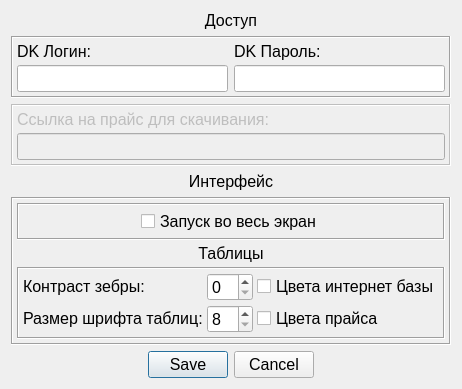
<?xml version="1.0" encoding="UTF-8"?>
<ui version="4.0">
 <class>settings_window</class>
 <widget class="QDialog" name="settings_window">
  <property name="geometry">
   <rect>
    <x>0</x>
    <y>0</y>
    <width>453</width>
    <height>387</height>
   </rect>
  </property>
  <property name="sizePolicy">
   <sizepolicy hsizetype="Fixed" vsizetype="Fixed">
    <horstretch>0</horstretch>
    <verstretch>0</verstretch>
   </sizepolicy>
  </property>
  <property name="font">
   <font>
    <pointsize>12</pointsize>
   </font>
  </property>
  <property name="windowTitle">
   <string>Настройки</string>
  </property>
  <property name="windowIcon">
   <iconset>
    <normaloff>start_test.ico</normaloff>start_test.ico</iconset>
  </property>
  <layout class="QVBoxLayout" name="verticalLayout">
   <property name="sizeConstraint">
    <enum>QLayout::SetFixedSize</enum>
   </property>
   <item>
    <widget class="QLabel" name="label_6">
     <property name="sizePolicy">
      <sizepolicy hsizetype="Preferred" vsizetype="Fixed">
       <horstretch>0</horstretch>
       <verstretch>0</verstretch>
      </sizepolicy>
     </property>
     <property name="baseSize">
      <size>
       <width>0</width>
       <height>20</height>
      </size>
     </property>
     <property name="font">
      <font>
       <family>Segoe UI</family>
       <pointsize>12</pointsize>
      </font>
     </property>
     <property name="text">
      <string>Доступ</string>
     </property>
     <property name="alignment">
      <set>Qt::AlignCenter</set>
     </property>
    </widget>
   </item>
   <item>
    <widget class="QFrame" name="frame">
     <property name="sizePolicy">
      <sizepolicy hsizetype="Preferred" vsizetype="Maximum">
       <horstretch>0</horstretch>
       <verstretch>0</verstretch>
      </sizepolicy>
     </property>
     <property name="toolTip">
      <string>Данные для входа в &quot;димку&quot;</string>
     </property>
     <property name="statusTip">
      <string>2</string>
     </property>
     <property name="whatsThis">
      <string>1</string>
     </property>
     <property name="frameShape">
      <enum>QFrame::Box</enum>
     </property>
     <property name="frameShadow">
      <enum>QFrame::Sunken</enum>
     </property>
     <layout class="QHBoxLayout" name="horizontalLayout_4">
      <property name="sizeConstraint">
       <enum>QLayout::SetMinimumSize</enum>
      </property>
      <property name="leftMargin">
       <number>4</number>
      </property>
      <property name="topMargin">
       <number>4</number>
      </property>
      <property name="rightMargin">
       <number>4</number>
      </property>
      <property name="bottomMargin">
       <number>4</number>
      </property>
      <item>
       <layout class="QVBoxLayout" name="verticalLayout_6">
        <property name="spacing">
         <number>4</number>
        </property>
        <item>
         <widget class="QLabel" name="label_2">
          <property name="sizePolicy">
           <sizepolicy hsizetype="Preferred" vsizetype="Fixed">
            <horstretch>0</horstretch>
            <verstretch>0</verstretch>
           </sizepolicy>
          </property>
          <property name="text">
           <string>DK Логин:</string>
          </property>
         </widget>
        </item>
        <item>
         <widget class="QLineEdit" name="web_login"/>
        </item>
       </layout>
      </item>
      <item>
       <layout class="QVBoxLayout" name="verticalLayout_5">
        <property name="spacing">
         <number>4</number>
        </property>
        <item>
         <widget class="QLabel" name="label_3">
          <property name="sizePolicy">
           <sizepolicy hsizetype="Preferred" vsizetype="Fixed">
            <horstretch>0</horstretch>
            <verstretch>0</verstretch>
           </sizepolicy>
          </property>
          <property name="text">
           <string>DK Пароль:</string>
          </property>
         </widget>
        </item>
        <item>
         <widget class="QLineEdit" name="web_password"/>
        </item>
       </layout>
      </item>
     </layout>
    </widget>
   </item>
   <item>
    <widget class="QFrame" name="frame_5">
     <property name="enabled">
      <bool>false</bool>
     </property>
     <property name="sizePolicy">
      <sizepolicy hsizetype="Preferred" vsizetype="Maximum">
       <horstretch>0</horstretch>
       <verstretch>0</verstretch>
      </sizepolicy>
     </property>
     <property name="toolTip">
      <string>Данные для входа в &quot;димку&quot;</string>
     </property>
     <property name="statusTip">
      <string>2</string>
     </property>
     <property name="whatsThis">
      <string>1</string>
     </property>
     <property name="frameShape">
      <enum>QFrame::Box</enum>
     </property>
     <property name="frameShadow">
      <enum>QFrame::Sunken</enum>
     </property>
     <layout class="QHBoxLayout" name="horizontalLayout_5">
      <property name="sizeConstraint">
       <enum>QLayout::SetMinimumSize</enum>
      </property>
      <property name="leftMargin">
       <number>4</number>
      </property>
      <property name="topMargin">
       <number>4</number>
      </property>
      <property name="rightMargin">
       <number>4</number>
      </property>
      <property name="bottomMargin">
       <number>4</number>
      </property>
      <item>
       <layout class="QVBoxLayout" name="verticalLayout_7">
        <property name="spacing">
         <number>4</number>
        </property>
        <item>
         <widget class="QLabel" name="label_8">
          <property name="sizePolicy">
           <sizepolicy hsizetype="Preferred" vsizetype="Fixed">
            <horstretch>0</horstretch>
            <verstretch>0</verstretch>
           </sizepolicy>
          </property>
          <property name="text">
           <string>Ссылка на прайс для скачивания:</string>
          </property>
         </widget>
        </item>
        <item>
         <widget class="QLineEdit" name="gdrive_folder_link"/>
        </item>
       </layout>
      </item>
     </layout>
    </widget>
   </item>
   <item>
    <widget class="QLabel" name="label_7">
     <property name="sizePolicy">
      <sizepolicy hsizetype="Preferred" vsizetype="Fixed">
       <horstretch>0</horstretch>
       <verstretch>0</verstretch>
      </sizepolicy>
     </property>
     <property name="baseSize">
      <size>
       <width>0</width>
       <height>20</height>
      </size>
     </property>
     <property name="font">
      <font>
       <family>Segoe UI</family>
       <pointsize>12</pointsize>
      </font>
     </property>
     <property name="text">
      <string>Интерфейс</string>
     </property>
     <property name="alignment">
      <set>Qt::AlignCenter</set>
     </property>
    </widget>
   </item>
   <item>
    <widget class="QFrame" name="frame_4">
     <property name="sizePolicy">
      <sizepolicy hsizetype="Preferred" vsizetype="Maximum">
       <horstretch>0</horstretch>
       <verstretch>0</verstretch>
      </sizepolicy>
     </property>
     <property name="minimumSize">
      <size>
       <width>0</width>
       <height>100</height>
      </size>
     </property>
     <property name="frameShape">
      <enum>QFrame::Box</enum>
     </property>
     <property name="frameShadow">
      <enum>QFrame::Sunken</enum>
     </property>
     <layout class="QVBoxLayout" name="verticalLayout_13">
      <property name="spacing">
       <number>4</number>
      </property>
      <property name="leftMargin">
       <number>4</number>
      </property>
      <property name="topMargin">
       <number>4</number>
      </property>
      <property name="rightMargin">
       <number>4</number>
      </property>
      <property name="bottomMargin">
       <number>4</number>
      </property>
      <item>
       <widget class="QFrame" name="frame_2">
        <property name="sizePolicy">
         <sizepolicy hsizetype="Preferred" vsizetype="Maximum">
          <horstretch>0</horstretch>
          <verstretch>0</verstretch>
         </sizepolicy>
        </property>
        <property name="frameShape">
         <enum>QFrame::Box</enum>
        </property>
        <property name="frameShadow">
         <enum>QFrame::Sunken</enum>
        </property>
        <layout class="QVBoxLayout" name="verticalLayout_3">
         <property name="spacing">
          <number>4</number>
         </property>
         <property name="leftMargin">
          <number>4</number>
         </property>
         <property name="topMargin">
          <number>4</number>
         </property>
         <property name="rightMargin">
          <number>4</number>
         </property>
         <property name="bottomMargin">
          <number>4</number>
         </property>
         <item>
          <layout class="QHBoxLayout" name="horizontalLayout">
           <item>
            <spacer name="horizontalSpacer">
             <property name="orientation">
              <enum>Qt::Horizontal</enum>
             </property>
             <property name="sizeHint" stdset="0">
              <size>
               <width>40</width>
               <height>20</height>
              </size>
             </property>
            </spacer>
           </item>
           <item>
            <widget class="QCheckBox" name="chk_fullscreen">
             <property name="text">
              <string>Запуск во весь экран</string>
             </property>
            </widget>
           </item>
           <item>
            <spacer name="horizontalSpacer_2">
             <property name="orientation">
              <enum>Qt::Horizontal</enum>
             </property>
             <property name="sizeHint" stdset="0">
              <size>
               <width>40</width>
               <height>20</height>
              </size>
             </property>
            </spacer>
           </item>
          </layout>
         </item>
        </layout>
       </widget>
      </item>
      <item>
       <widget class="QLabel" name="label_10">
        <property name="sizePolicy">
         <sizepolicy hsizetype="Preferred" vsizetype="Fixed">
          <horstretch>0</horstretch>
          <verstretch>0</verstretch>
         </sizepolicy>
        </property>
        <property name="baseSize">
         <size>
          <width>0</width>
          <height>20</height>
         </size>
        </property>
        <property name="text">
         <string>Таблицы</string>
        </property>
        <property name="alignment">
         <set>Qt::AlignCenter</set>
        </property>
       </widget>
      </item>
      <item>
       <widget class="QFrame" name="frame_3">
        <property name="sizePolicy">
         <sizepolicy hsizetype="Preferred" vsizetype="Maximum">
          <horstretch>0</horstretch>
          <verstretch>0</verstretch>
         </sizepolicy>
        </property>
        <property name="frameShape">
         <enum>QFrame::Box</enum>
        </property>
        <property name="frameShadow">
         <enum>QFrame::Sunken</enum>
        </property>
        <layout class="QGridLayout" name="gridLayout">
         <property name="leftMargin">
          <number>4</number>
         </property>
         <property name="topMargin">
          <number>4</number>
         </property>
         <property name="rightMargin">
          <number>4</number>
         </property>
         <property name="bottomMargin">
          <number>4</number>
         </property>
         <property name="spacing">
          <number>4</number>
         </property>
         <item row="2" column="1">
          <layout class="QVBoxLayout" name="verticalLayout_2">
           <item>
            <widget class="QCheckBox" name="colored_price_table">
             <property name="text">
              <string>Цвета прайса</string>
             </property>
            </widget>
           </item>
          </layout>
         </item>
         <item row="1" column="0">
          <layout class="QHBoxLayout" name="horizontalLayout_3">
           <item>
            <widget class="QLabel" name="label_4">
             <property name="sizePolicy">
              <sizepolicy hsizetype="Preferred" vsizetype="Maximum">
               <horstretch>0</horstretch>
               <verstretch>0</verstretch>
              </sizepolicy>
             </property>
             <property name="text">
              <string>Контраст зебры:</string>
             </property>
            </widget>
           </item>
           <item>
            <widget class="QSpinBox" name="zebra_contrast">
             <property name="sizePolicy">
              <sizepolicy hsizetype="Maximum" vsizetype="Fixed">
               <horstretch>0</horstretch>
               <verstretch>0</verstretch>
              </sizepolicy>
             </property>
             <property name="maximum">
              <number>30</number>
             </property>
            </widget>
           </item>
          </layout>
         </item>
         <item row="1" column="1">
          <layout class="QVBoxLayout" name="verticalLayout_8">
           <item>
            <widget class="QCheckBox" name="colored_web_table">
             <property name="text">
              <string>Цвета интернет базы</string>
             </property>
            </widget>
           </item>
          </layout>
         </item>
         <item row="2" column="0">
          <layout class="QHBoxLayout" name="horizontalLayout_2">
           <item>
            <widget class="QLabel" name="label_5">
             <property name="sizePolicy">
              <sizepolicy hsizetype="Preferred" vsizetype="Maximum">
               <horstretch>0</horstretch>
               <verstretch>0</verstretch>
              </sizepolicy>
             </property>
             <property name="text">
              <string>Размер шрифта таблиц:</string>
             </property>
            </widget>
           </item>
           <item>
            <widget class="QSpinBox" name="tables_font_size">
             <property name="sizePolicy">
              <sizepolicy hsizetype="Maximum" vsizetype="Fixed">
               <horstretch>0</horstretch>
               <verstretch>0</verstretch>
              </sizepolicy>
             </property>
             <property name="minimum">
              <number>8</number>
             </property>
             <property name="maximum">
              <number>26</number>
             </property>
            </widget>
           </item>
          </layout>
         </item>
        </layout>
       </widget>
      </item>
     </layout>
    </widget>
   </item>
   <item>
    <widget class="QDialogButtonBox" name="buttonBox">
     <property name="sizePolicy">
      <sizepolicy hsizetype="Minimum" vsizetype="Fixed">
       <horstretch>0</horstretch>
       <verstretch>0</verstretch>
      </sizepolicy>
     </property>
     <property name="orientation">
      <enum>Qt::Horizontal</enum>
     </property>
     <property name="standardButtons">
      <set>QDialogButtonBox::Cancel|QDialogButtonBox::Save</set>
     </property>
     <property name="centerButtons">
      <bool>true</bool>
     </property>
    </widget>
   </item>
  </layout>
 </widget>
 <resources/>
 <connections>
  <connection>
   <sender>buttonBox</sender>
   <signal>accepted()</signal>
   <receiver>settings_window</receiver>
   <slot>accept()</slot>
   <hints>
    <hint type="sourcelabel">
     <x>248</x>
     <y>254</y>
    </hint>
    <hint type="destinationlabel">
     <x>157</x>
     <y>274</y>
    </hint>
   </hints>
  </connection>
  <connection>
   <sender>buttonBox</sender>
   <signal>rejected()</signal>
   <receiver>settings_window</receiver>
   <slot>reject()</slot>
   <hints>
    <hint type="sourcelabel">
     <x>316</x>
     <y>260</y>
    </hint>
    <hint type="destinationlabel">
     <x>286</x>
     <y>274</y>
    </hint>
   </hints>
  </connection>
 </connections>
</ui>
